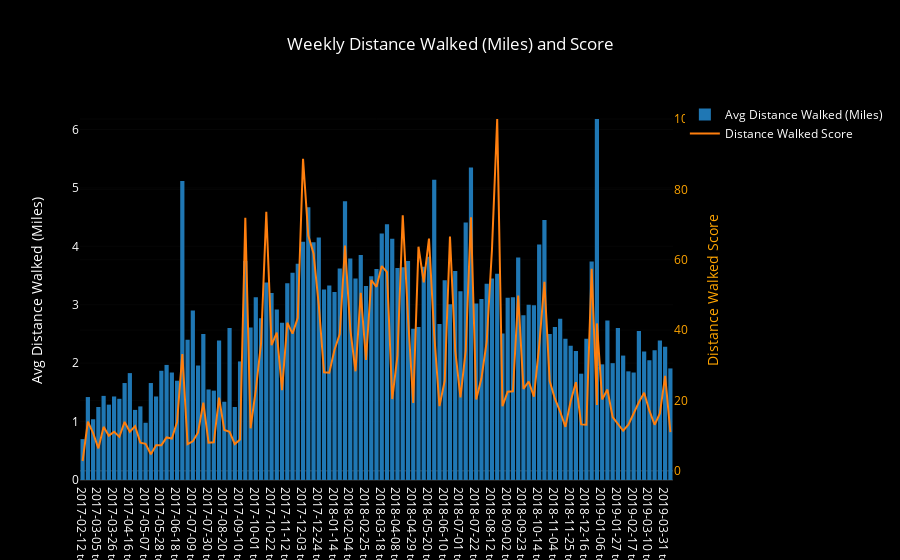

Notebook code cell kept with this figure:
### Code cell
bars = go.Bar(x=week_df.week_range, y=week_df.mean_dist,
              name='Avg Distance Walked (Miles)', yaxis='y1')

score_line = go.Scatter(x=week_df.week_range, y=week_df.dist_score,
                        name='Distance Walked Score', yaxis='y2')

layout = go.Layout({'plot_bgcolor': 'black', 'paper_bgcolor': 'black',
                    'font': {'color': 'white'},
                    'title': 'Weekly Distance Walked (Miles) and Score',
                    'yaxis': {'title': 'Avg Distance Walked (Miles)'},
                    'yaxis2': {'title': 'Distance Walked Score',
                               'titlefont': {'color': 'orange'},
                               'tickfont': {'color': 'orange'},
                               'overlaying': 'y',
                               'side': 'right'},
                   'xaxis': {'type': '-'}})

data = [bars, score_line]
fig = go.Figure(data=data, layout=layout)
iplot(fig)
